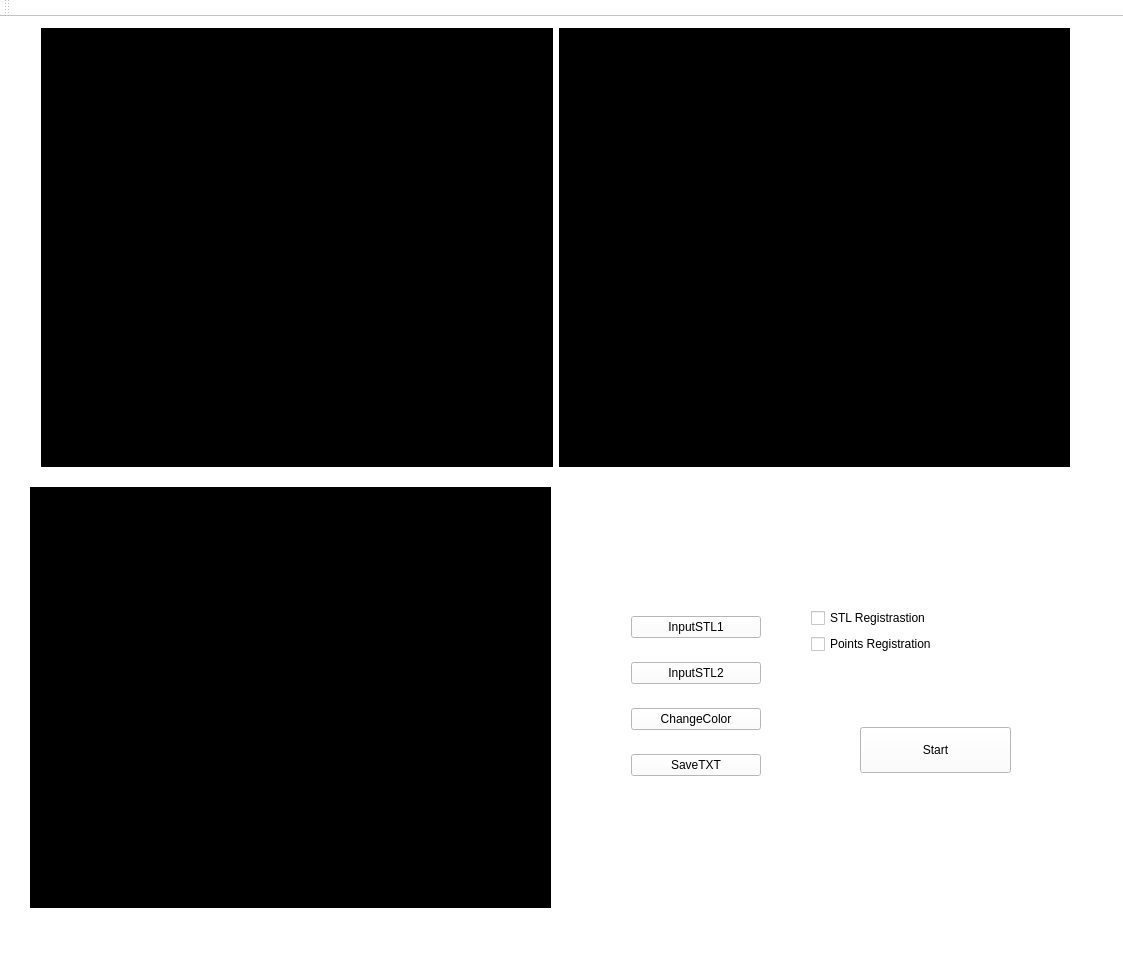
<?xml version="1.0" encoding="UTF-8"?>
<ui version="4.0">
 <class>RegistrationClass</class>
 <widget class="QMainWindow" name="RegistrationClass">
  <property name="geometry">
   <rect>
    <x>0</x>
    <y>0</y>
    <width>1123</width>
    <height>980</height>
   </rect>
  </property>
  <property name="windowTitle">
   <string>Registration</string>
  </property>
  <property name="styleSheet">
   <string notr="true">background-color: rgb(255, 255, 255);</string>
  </property>
  <widget class="QWidget" name="centralWidget">
   <widget class="QVTKWidget" name="qvtkWidget_registration" native="true">
    <property name="geometry">
     <rect>
      <x>30</x>
      <y>470</y>
      <width>521</width>
      <height>421</height>
     </rect>
    </property>
    <property name="styleSheet">
     <string notr="true">background-color: rgb(0, 0, 0);</string>
    </property>
   </widget>
   <widget class="QWidget" name="layoutWidget">
    <property name="geometry">
     <rect>
      <x>30</x>
      <y>0</y>
      <width>1051</width>
      <height>461</height>
     </rect>
    </property>
    <layout class="QHBoxLayout" name="horizontalLayout_2" stretch="1,1">
     <item>
      <widget class="QVTKWidget" name="qvtkWidget_before" native="true">
       <property name="styleSheet">
        <string notr="true">background-color: rgb(0, 0, 0);</string>
       </property>
      </widget>
     </item>
     <item>
      <widget class="QVTKWidget" name="qvtkWidget_after" native="true">
       <property name="styleSheet">
        <string notr="true">background-color: rgb(0, 0, 0);</string>
       </property>
      </widget>
     </item>
    </layout>
   </widget>
   <widget class="QPushButton" name="pushButton_registration">
    <property name="geometry">
     <rect>
      <x>860</x>
      <y>710</y>
      <width>151</width>
      <height>46</height>
     </rect>
    </property>
    <property name="text">
     <string>Start</string>
    </property>
   </widget>
   <widget class="QWidget" name="">
    <property name="geometry">
     <rect>
      <x>620</x>
      <y>570</y>
      <width>152</width>
      <height>222</height>
     </rect>
    </property>
    <layout class="QVBoxLayout" name="verticalLayout">
     <item>
      <widget class="QPushButton" name="pushButton_STL1">
       <property name="text">
        <string>InputSTL1</string>
       </property>
      </widget>
     </item>
     <item>
      <widget class="QPushButton" name="pushButton_STL2">
       <property name="text">
        <string>InputSTL2</string>
       </property>
      </widget>
     </item>
     <item>
      <widget class="QPushButton" name="modelColor_pushButton">
       <property name="text">
        <string>ChangeColor</string>
       </property>
      </widget>
     </item>
     <item>
      <widget class="QPushButton" name="pushButton_savetxt">
       <property name="text">
        <string>SaveTXT</string>
       </property>
      </widget>
     </item>
    </layout>
   </widget>
   <widget class="QWidget" name="">
    <property name="geometry">
     <rect>
      <x>800</x>
      <y>580</y>
      <width>272</width>
      <height>70</height>
     </rect>
    </property>
    <layout class="QVBoxLayout" name="verticalLayout_2">
     <item>
      <widget class="QCheckBox" name="checkBox_stl">
       <property name="text">
        <string>STL Registrastion</string>
       </property>
      </widget>
     </item>
     <item>
      <widget class="QCheckBox" name="checkBox_points">
       <property name="text">
        <string>Points Registration</string>
       </property>
      </widget>
     </item>
    </layout>
   </widget>
  </widget>
  <widget class="QMenuBar" name="menuBar">
   <property name="geometry">
    <rect>
     <x>0</x>
     <y>0</y>
     <width>1123</width>
     <height>37</height>
    </rect>
   </property>
  </widget>
  <widget class="QToolBar" name="mainToolBar">
   <attribute name="toolBarArea">
    <enum>TopToolBarArea</enum>
   </attribute>
   <attribute name="toolBarBreak">
    <bool>false</bool>
   </attribute>
  </widget>
  <widget class="QStatusBar" name="statusBar"/>
 </widget>
 <layoutdefault spacing="6" margin="11"/>
 <customwidgets>
  <customwidget>
   <class>QVTKWidget</class>
   <extends>QWidget</extends>
   <header>QVTKWidget.h</header>
  </customwidget>
 </customwidgets>
 <resources>
  <include location="Registration.qrc"/>
 </resources>
 <connections/>
</ui>
